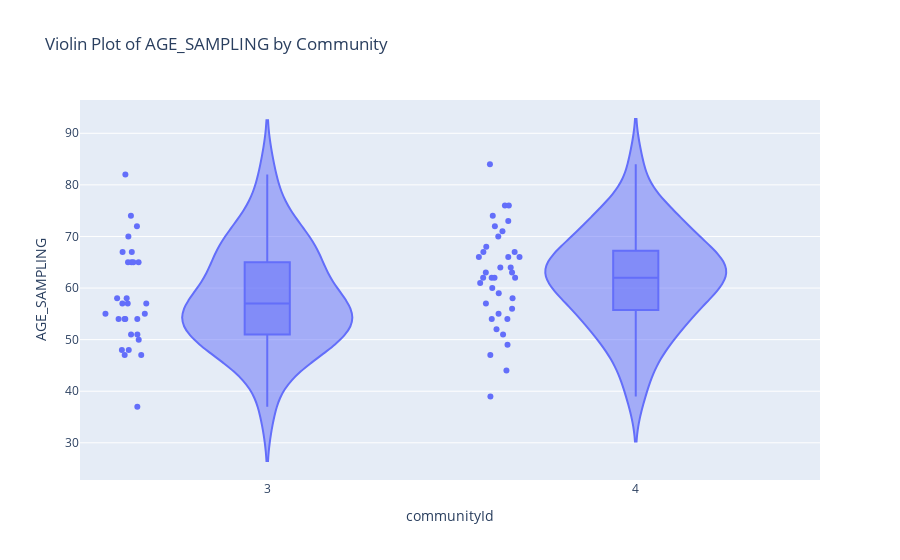
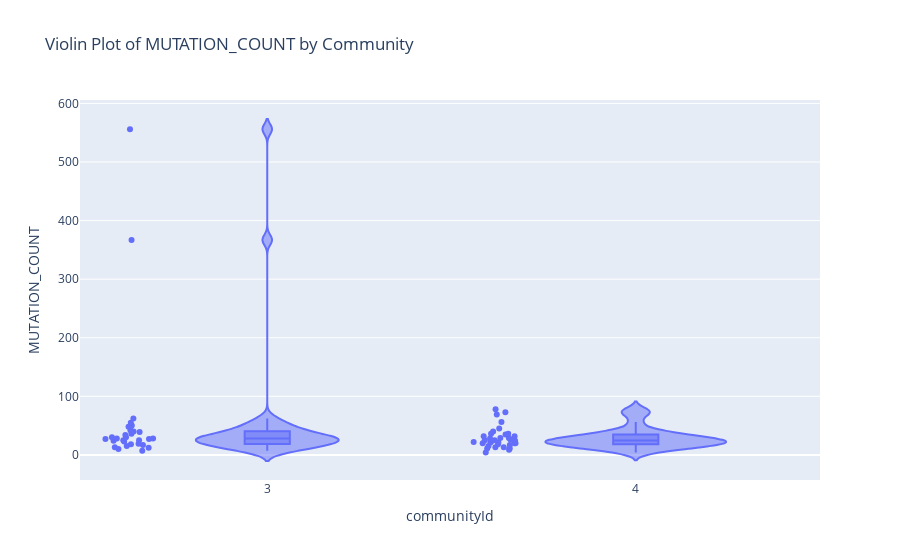
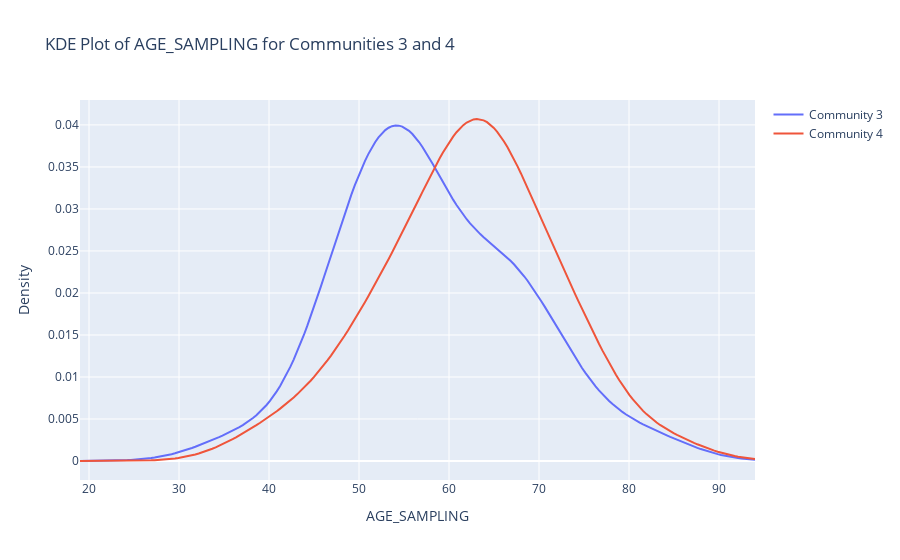

Here is the notebook cell these charts were saved with, in order:
### Code cell
compare_age_mutation_count(merged_df, 3, 4)

### Figure 1 — Plotly figure (JSON) as saved in the notebook; plotly's stock layout.template omitted (floating-point values rounded to 4 significant figures)
{"data": [{"alignmentgroup": "True", "box": {"visible": true}, "hovertemplate": "communityId=%{x}<br>AGE_SAMPLING=%{y}<extra></extra>", "legendgroup": "", "marker": {"color": "#636efa"}, "name": "", "offsetgroup": "", "orientation": "v", "points": "all", "scalegroup": "True", "showlegend": false, "type": "violin", "x": [3, 3, 3, 3, 3, 4, 4, 3, 3, 3, 3, 3, 4, 4, 3, 3, 4, 3, 4, 4, 4, 4, 3, 3, 4, 4, 3, 4, 4, 4, 4, 4, 4, 4, 4, 4, 4, 3, 4, 4, 4, 4, 4, 4, 3, 4, 3, 4, 3, 3, 4, 3, 3, 3, 3, 4, 4, 4, 4, 4, 4, 3, 3, 3, 4, 3], "x0": " ", "xaxis": "x", "y": [51.0, 37.0, 57.0, 47.0, 54.0, 60.0, 54.0, 57.0, 48.0, 70.0, 67.0, 54.0, 66.0, 61.0, 74.0, 48.0, 63.0, 65.0, 44.0, 68.0, 66.0, 67.0, 51.0, 72.0, 62.0, 84.0, 82.0, 72.0, 71.0, 62.0, 63.0, 64.0, 51.0, 76.0, 62.0, 55.0, 52.0, 55.0, 47.0, 76.0, 66.0, 58.0, 64.0, 39.0, 67.0, 57.0, 55.0, 59.0, 65.0, 58.0, 70.0, 58.0, 57.0, 50.0, 65.0, 67.0, 49.0, 54.0, 74.0, 73.0, 62.0, 47.0, 54.0, 54.0, 56.0, 65.0], "y0": " ", "yaxis": "y"}], "layout": {"legend": {"tracegroupgap": 0}, "title": {"text": "Violin Plot of AGE_SAMPLING by Community"}, "violinmode": "group", "xaxis": {"anchor": "y", "domain": [0, 1], "title": {"text": "communityId"}}, "yaxis": {"anchor": "x", "domain": [0, 1], "title": {"text": "AGE_SAMPLING"}}}}

### Figure 2 — Plotly figure (JSON) as saved in the notebook; plotly's stock layout.template omitted (floating-point values rounded to 4 significant figures)
{"data": [{"alignmentgroup": "True", "box": {"visible": true}, "hovertemplate": "communityId=%{x}<br>MUTATION_COUNT=%{y}<extra></extra>", "legendgroup": "", "marker": {"color": "#636efa"}, "name": "", "offsetgroup": "", "orientation": "v", "points": "all", "scalegroup": "True", "showlegend": false, "type": "violin", "x": [3, 3, 3, 3, 3, 4, 4, 3, 3, 3, 3, 3, 4, 4, 3, 3, 4, 3, 4, 4, 4, 4, 3, 3, 4, 4, 3, 4, 4, 4, 4, 4, 4, 4, 4, 4, 4, 3, 4, 4, 4, 4, 4, 4, 3, 4, 3, 4, 3, 3, 4, 3, 3, 3, 3, 4, 4, 4, 4, 4, 4, 3, 3, 3, 4, 3], "x0": " ", "xaxis": "x", "y": [30.0, 23.0, 25.0, 24.0, 15.0, 18.0, 9.0, 10.0, 13.0, 28.0, 55.0, 28.0, 32.0, 25.0, 40.0, 19.0, 22.0, 7.0, 78.0, 4.0, 11.0, 32.0, 25.0, 17.0, 20.0, 56.0, 12.0, 21.0, 24.0, 13.0, 20.0, 17.0, 28.0, 11.0, 15.0, 13.0, 23.0, 42.0, NaN, NaN, NaN, 35.0, 29.0, 21.0, 30.0, 36.0, 27.0, 45.0, 62.0, 27.0, 73.0, 50.0, 48.0, 36.0, 556.0, 20.0, 25.0, 36.0, 69.0, 29.0, 26.0, 18.0, 34.0, 367.0, 40.0, 39.0], "y0": " ", "yaxis": "y"}], "layout": {"legend": {"tracegroupgap": 0}, "title": {"text": "Violin Plot of MUTATION_COUNT by Community"}, "violinmode": "group", "xaxis": {"anchor": "y", "domain": [0, 1], "title": {"text": "communityId"}}, "yaxis": {"anchor": "x", "domain": [0, 1], "title": {"text": "MUTATION_COUNT"}}}}

### Figure 3 — Plotly figure (JSON) as saved in the notebook; plotly's stock layout.template omitted (floating-point values rounded to 4 significant figures; data arrays with more than 128 entries replaced by an {"elided": "..."} marker saying what was removed)
{"data": [{"mode": "lines", "name": "Community 3", "type": "scatter", "x": {"elided": "200 float values"}, "y": {"elided": "200 float values"}}, {"mode": "lines", "name": "Community 4", "type": "scatter", "x": {"elided": "200 float values"}, "y": {"elided": "200 float values"}}], "layout": {"title": {"text": "KDE Plot of AGE_SAMPLING for Communities 3 and 4"}, "xaxis": {"title": {"text": "AGE_SAMPLING"}}, "yaxis": {"title": {"text": "Density"}}}}
